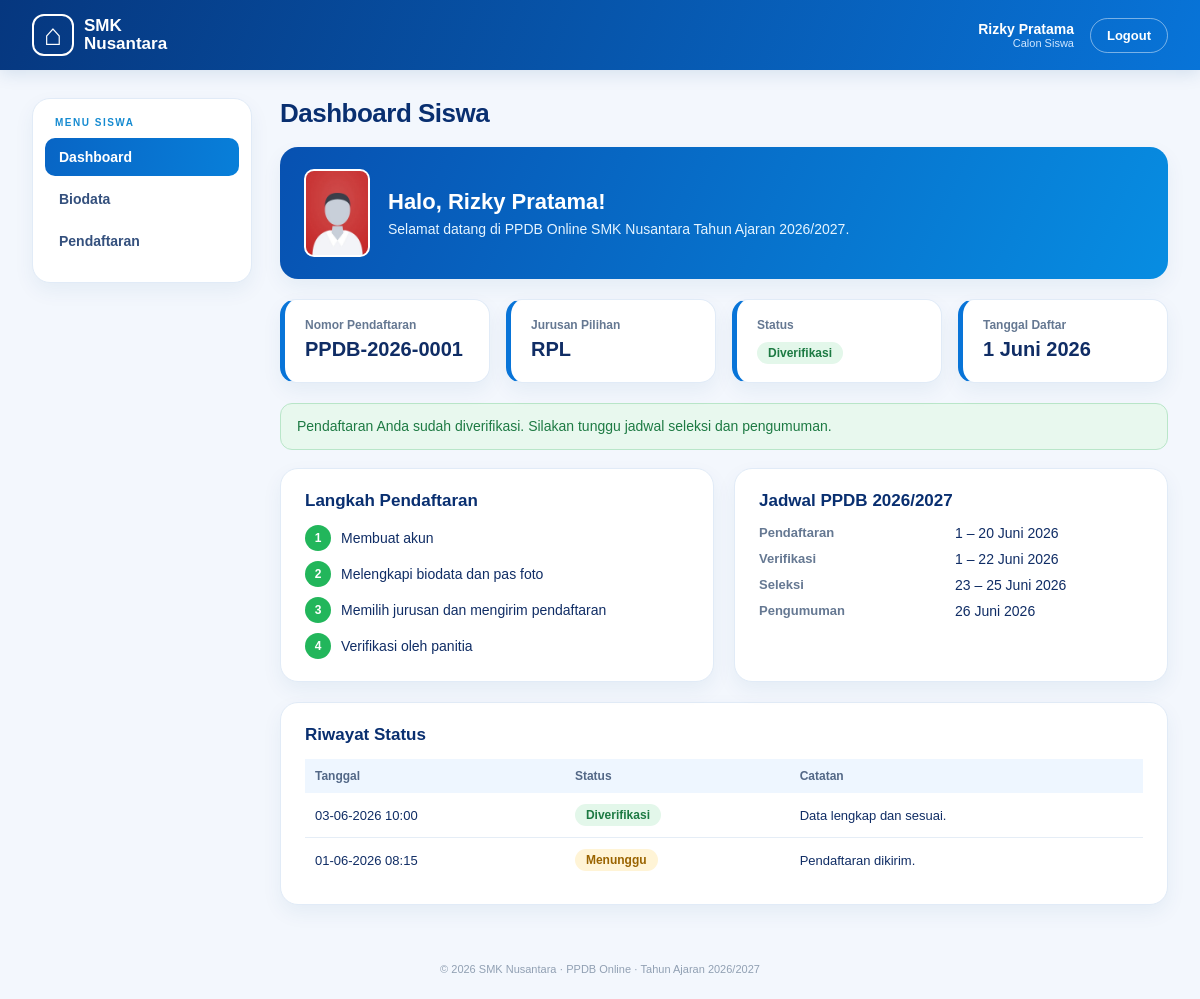
The app's page /siswa/dashboard.php (signed in) with its own data.
### tables this page shows
CREATE TABLE siswa (
  id_siswa INT AUTO_INCREMENT PRIMARY KEY,
  id_user INT NOT NULL UNIQUE,
  nisn CHAR(10) NOT NULL UNIQUE,
  nama_lengkap VARCHAR(100) NOT NULL,
  jenis_kelamin ENUM('Laki-laki', 'Perempuan') NULL,
  tempat_lahir VARCHAR(50) NULL,
  tanggal_lahir DATE NULL,
  alamat VARCHAR(255) NULL,
  asal_sekolah VARCHAR(100) NULL,
  no_hp VARCHAR(20) NOT NULL,
  foto VARCHAR(255) NULL,  
  FOREIGN KEY (id_user) REFERENCES users(id_user) ON DELETE CASCADE
);

CREATE TABLE pendaftaran (
  id_pendaftaran INT AUTO_INCREMENT PRIMARY KEY,
  id_siswa INT NOT NULL,
  id_jurusan INT NOT NULL,
  tahun_ajaran VARCHAR(9) NOT NULL,
  tanggal_daftar DATETIME NOT NULL,
  status ENUM('Menunggu', 'Diverifikasi', 'Ditolak') NOT NULL DEFAULT 'Menunggu',
  UNIQUE (id_siswa, tahun_ajaran),
  FOREIGN KEY (id_siswa) REFERENCES siswa(id_siswa) ON DELETE CASCADE,
  FOREIGN KEY (id_jurusan) REFERENCES jurusan(id_jurusan) ON DELETE RESTRICT
);

CREATE TABLE jurusan (
  id_jurusan INT AUTO_INCREMENT PRIMARY KEY,
  kode_jurusan VARCHAR(10) NOT NULL UNIQUE,
  nama_jurusan VARCHAR(100) NOT NULL,
  kuota INT NOT NULL,
  deskripsi VARCHAR(255) NULL,
  aktif TINYINT(1) NOT NULL DEFAULT 1
);

CREATE TABLE riwayat_status (
  id_riwayat INT AUTO_INCREMENT PRIMARY KEY,
  id_pendaftaran INT NOT NULL,
  status_sebelumnya VARCHAR(20) NULL,
  status_baru VARCHAR(20) NOT NULL,
  catatan VARCHAR(255) NULL,
  id_admin INT NULL,
  tanggal_perubahan DATETIME NOT NULL,
  FOREIGN KEY (id_pendaftaran) REFERENCES pendaftaran(id_pendaftaran) ON DELETE CASCADE,
  FOREIGN KEY (id_admin) REFERENCES users(id_user) ON DELETE SET NULL
);

### siswa/dashboard.php (the view, shortened to what this page needs)
<?php
require_once '../includes/fungsi.php';
$siswa = ambil_siswa($pdo, $_SESSION['id_user']);
$daftar = ambil_pendaftaran($pdo, $siswa['id_siswa']);
$lengkap = biodata_lengkap($siswa);
$riwayat = [];
if ($daftar) {
    $stmt = $pdo->prepare("SELECT * FROM riwayat_status WHERE id_pendaftaran = ? ORDER BY tanggal_perubahan DESC, id_riwayat DESC");
    $stmt->execute([$daftar['id_pendaftaran']]);
    $riwayat = $stmt->fetchAll();
}
$judul = 'Dashboard Siswa';
$menu_aktif = 'dashboard';
include '../includes/header.php';
?>
<div class="panel welcome">
  <?= tampil_foto($siswa['foto'], 'kecil') ?>
  <div>
    <h2>Halo, <?= e($siswa['nama_lengkap']) ?>!</h2>
    <p>Selamat datang di PPDB Online SMK Nusantara Tahun Ajaran <?= TAHUN_AJARAN ?>.</p>
  </div>
</div>
<div class="stat-grid">
  <div class="stat-card"><small>Nomor Pendaftaran</small><b style="font-size:20px"><?= $daftar ? nomor_pendaftaran($daftar['id_pendaftaran']) : '-' ?></b></div>
  <div class="stat-card"><small>Jurusan Pilihan</small><b style="font-size:20px"><?= $daftar ? e($daftar['kode_jurusan']) : '-' ?></b></div>
  <div class="stat-card"><small>Status</small><b style="font-size:16px;margin-top:10px"><?= badge_status($daftar['status'] ?? null) ?></b></div>
  <div class="stat-card"><small>Tanggal Daftar</small><b style="font-size:20px"><?= $daftar ? tanggal_indo($daftar['tanggal_daftar']) : '-' ?></b></div>
</div>
<?php if (!$lengkap): ?>
  <div class="alert alert-info">Biodata atau pas foto Anda belum lengkap. <a href="biodata.php"><b>Lengkapi biodata sekarang →</b></a></div>
<?php elseif (!$daftar): ?>
  <div class="alert alert-info">Biodata sudah lengkap. <a href="pendaftaran.php"><b>Pilih jurusan dan kirim pendaftaran →</b></a></div>
<?php elseif ($daftar['status'] === 'Ditolak'): ?>
  <div class="alert alert-error">Pendaftaran Anda ditolak: <b><?= e($riwayat[0]['catatan'] ?? '-') ?></b><br>Silakan perbaiki biodata atau pilihan jurusan, status akan kembali menjadi Menunggu.</div>
<?php elseif ($daftar['status'] === 'Diverifikasi'): ?>
  <div class="alert alert-sukses">Pendaftaran Anda sudah diverifikasi. Silakan tunggu jadwal seleksi dan pengumuman.</div>
<?php else: ?>
  <div class="alert alert-info">Pendaftaran Anda sedang menunggu verifikasi oleh panitia.</div>
<?php endif; ?>
<div class="dua-kolom">
  <div class="panel">
    <h2>Langkah Pendaftaran</h2>
    <ol class="langkah">
      <li class="selesai"><span>1</span> Membuat akun</li>
      <li class="<?= $lengkap ? 'selesai' : '' ?>"><span>2</span> Melengkapi biodata dan pas foto</li>
      <li class="<?= $daftar ? 'selesai' : '' ?>"><span>3</span> Memilih jurusan dan mengirim pendaftaran</li>
      <li class="<?= ($daftar['status'] ?? '') === 'Diverifikasi' ? 'selesai' : '' ?>"><span>4</span> Verifikasi oleh panitia</li>
    </ol>
  </div>
  <div class="panel">
    <h2>Jadwal PPDB <?= TAHUN_AJARAN ?></h2>
    <dl class="info-list">
      <dt>Pendaftaran</dt><dd>1 – 20 Juni 2026</dd>
      <dt>Verifikasi</dt><dd>1 – 22 Juni 2026</dd>
      <dt>Seleksi</dt><dd>23 – 25 Juni 2026</dd>
      <dt>Pengumuman</dt><dd>26 Juni 2026</dd>
    </dl>
  </div>
</div>
<?php if ($riwayat): ?>
<div class="panel">
  <h2>Riwayat Status</h2>
  <table class="tabel">
    <tr><th>Tanggal</th><th>Status</th><th>Catatan</th></tr>
    <?php foreach ($riwayat as $r): ?>
    <tr>
      <td><?= date('d-m-Y H:i', strtotime($r['tanggal_perubahan'])) ?></td>
      <td><?= badge_status($r['status_baru']) ?></td>
      <td><?= e($r['catatan']) ?></td>
    </tr>
    <?php endforeach; ?>
  </table>
</div>
<?php endif; ?>
<?php include '../includes/footer.php'; ?>

### includes/header.php (shortened to what this page needs)
<?php
if ($_SESSION['role'] === 'admin') {
    $menu = [
        'dashboard'  => ['dashboard.php', 'Dashboard'],
        'siswa'      => ['siswa.php', 'Data Siswa'],
        'jurusan'    => ['jurusan.php', 'Data Jurusan'],
        'verifikasi' => ['verifikasi.php', 'Verifikasi'],
    ];
} else {
    $menu = [
        'dashboard'   => ['dashboard.php', 'Dashboard'],
        'biodata'     => ['biodata.php', 'Biodata'],
        'pendaftaran' => ['pendaftaran.php', 'Pendaftaran'],
    ];
}
?>
<!DOCTYPE html>
<html lang="id">
<head>
  <link rel="stylesheet" href="../assets/css/dashboard.css">
</head>
<body>
  <header class="dash-header">
    <a class="brand" href="../index.php"><span class="brand-logo">⌂</span><span>SMK<br><b>Nusantara</b></span></a>
    <div class="dash-user">
      <span><?= e($_SESSION['nama']) ?> <small><?= $_SESSION['role'] === 'admin' ? 'Admin' : 'Calon Siswa' ?></small></span>
      <a class="back-link" href="../auth/logout.php">Logout</a>
    </div>
  </header>
  <div class="dash-layout">
    <aside class="sidebar">
      <p class="sidebar-title"><?= $_SESSION['role'] === 'admin' ? 'MENU ADMIN' : 'MENU SISWA' ?></p>
      <?php foreach ($menu as $kunci => $item): ?>
        <a href="<?= $item[0] ?>" class="<?= $kunci === $menu_aktif ? 'aktif' : '' ?>"><?= $item[1] ?></a>
      <?php endforeach; ?>
    </aside>
    <main class="content">
      <h1 class="page-title"><?= e($judul) ?></h1>

### includes/fungsi.php (shortened to what this page needs)
<?php
function e($teks)
{
    return htmlspecialchars((string) $teks, ENT_QUOTES, 'UTF-8');
}
function nomor_pendaftaran($id_pendaftaran)
{
    return 'PPDB-' . substr(TAHUN_AJARAN, 0, 4) . '-' . str_pad($id_pendaftaran, 4, '0', STR_PAD_LEFT);
}
function badge_status($status)
{
    $warna = ['Menunggu' => 'kuning', 'Diverifikasi' => 'hijau', 'Ditolak' => 'merah'];
    return '<span class="badge badge-' . $warna[$status] . '">' . e($status) . '</span>';
}
function tanggal_indo($tanggal)
{
    $bulan = ['', 'Januari', 'Februari', 'Maret', 'April', 'Mei', 'Juni', 'Juli', 'Agustus', 'September', 'Oktober', 'November', 'Desember'];
    $t = strtotime($tanggal);
    return date('j', $t) . ' ' . $bulan[(int) date('n', $t)] . ' ' . date('Y', $t);
}
function ambil_siswa($pdo, $id_user)
{
    $stmt = $pdo->prepare("SELECT s.*, u.email FROM siswa s JOIN users u ON u.id_user = s.id_user WHERE s.id_user = ?");
    $stmt->execute([$id_user]);
    return $stmt->fetch();
}
function ambil_pendaftaran($pdo, $id_siswa)
{
    $stmt = $pdo->prepare("SELECT p.*, j.kode_jurusan, j.nama_jurusan FROM pendaftaran p
        JOIN jurusan j ON j.id_jurusan = p.id_jurusan
        WHERE p.id_siswa = ? AND p.tahun_ajaran = ?");
    $stmt->execute([$id_siswa, TAHUN_AJARAN]);
    return $stmt->fetch();
}
function biodata_lengkap($siswa)
{
    $wajib = ['nisn', 'nama_lengkap', 'jenis_kelamin', 'tempat_lahir', 'tanggal_lahir', 'alamat', 'asal_sekolah', 'no_hp', 'foto'];
    return true;
}
function tampil_foto($foto, $kelas = '')
{
    return '<img src="../uploads/foto/' . e($foto) . '" alt="Pas foto" class="pas-foto ' . $kelas . '">';
}

### includes/footer.php
    </main>
  </div>
  <p class="dash-footer">© 2026 SMK Nusantara · PPDB Online · Tahun Ajaran <?= TAHUN_AJARAN ?></p>
</body>
</html>

### assets/css/dashboard.css (style rules this page uses)
* { box-sizing: border-box; }
body { margin: 0; background: #f3f7fd; color: #102d65; font-family: Arial, Helvetica, sans-serif; font-size: 14px; }
a { color: inherit; text-decoration: none; }
.dash-header { height: 70px; padding: 0 32px; display: flex; align-items: center; justify-content: space-between; background: linear-gradient(110deg, #06377f, #0874d8); color: #fff; box-shadow: 0 4px 16px #0b4b8b20; }
.brand { display: flex; align-items: center; gap: 10px; font-size: 17px; line-height: 1.05; font-weight: 700; }
.brand-logo { width: 42px; height: 42px; border: 2px solid #fff; border-radius: 12px; display: grid; place-items: center; font-size: 30px; }
.dash-user { display: flex; align-items: center; gap: 16px; font-weight: 700; }
.dash-user small { display: block; font-size: 11px; font-weight: 400; color: #cfe6ff; text-align: right; }
.back-link { font-size: 13px; font-weight: 700; padding: 9px 16px; border: 1px solid #ffffff75; border-radius: 22px; }
.dash-layout { max-width: 1240px; margin: 0 auto; padding: 28px 32px; display: grid; grid-template-columns: 220px 1fr; gap: 28px; align-items: start; }
.sidebar { background: #fff; border: 1px solid #e1ebf7; border-radius: 18px; padding: 18px 12px; box-shadow: 0 8px 20px #164d8010; }
.sidebar-title { font-size: 10px; font-weight: 900; letter-spacing: 1.5px; color: #168bd1; margin: 0 10px 10px; }
.sidebar a { display: block; padding: 11px 14px; border-radius: 10px; font-weight: 700; color: #34507d; margin-bottom: 4px; }
.sidebar a.aktif { background: linear-gradient(100deg, #0865c5, #087fd9); color: #fff; }
.content { min-width: 0; }
.page-title { font-size: 26px; margin: 0 0 18px; color: #092f70; letter-spacing: -.5px; }
.dash-footer { text-align: center; font-size: 11px; color: #91a0b3; margin: 10px 0 24px; }
.panel { background: #fff; border: 1px solid #e1ebf7; border-radius: 18px; padding: 22px 24px; box-shadow: 0 8px 20px #164d8010; margin-bottom: 20px; }
.panel h2 { font-size: 17px; margin: 0 0 14px; color: #092f70; }
.stat-grid { display: grid; grid-template-columns: repeat(4, 1fr); gap: 16px; margin-bottom: 20px; }
.stat-card { background: #fff; border: 1px solid #e1ebf7; border-radius: 16px; padding: 18px 20px; box-shadow: 0 8px 20px #164d8010; border-left: 5px solid #0874d8; }
.stat-card small { display: block; font-size: 12px; color: #657892; font-weight: 700; }
.stat-card b { display: block; font-size: 28px; margin-top: 6px; }
.welcome { background: linear-gradient(115deg, #0751b1, #078de2); color: #fff; border: 0; }
.welcome h2 { color: #fff; font-size: 22px; margin-bottom: 6px; }
.welcome p { margin: 0; color: #e5f4ff; }
.tabel { width: 100%; border-collapse: collapse; font-size: 13px; }
.tabel th { text-align: left; font-size: 12px; color: #536887; background: #eef6ff; padding: 10px; }
.tabel td { padding: 11px 10px; border-bottom: 1px solid #e5edf6; vertical-align: middle; }
.tabel tr:last-child td { border-bottom: 0; }
.info-list { display: grid; grid-template-columns: 180px 1fr; gap: 10px 16px; margin: 0; }
.info-list dt { color: #657892; font-weight: 700; font-size: 13px; }
.info-list dd { margin: 0; }
.badge { display: inline-block; padding: 4px 11px; border-radius: 20px; font-size: 12px; font-weight: 800; }
.badge-kuning { background: #fff4d6; color: #9a6400; }
.badge-hijau { background: #e3f7ea; color: #1d7a43; }
.alert { padding: 12px 16px; border-radius: 12px; margin-bottom: 18px; line-height: 1.5; }
.alert-sukses { background: #e8f8ee; color: #1d7a43; border: 1px solid #b9e6c9; }
.langkah { list-style: none; padding: 0; margin: 0; display: grid; gap: 10px; }
.langkah li { display: flex; align-items: center; gap: 10px; }
.langkah li span { width: 26px; height: 26px; border-radius: 50%; display: grid; place-items: center; font-weight: 800; font-size: 12px; background: #edf1f6; color: #5d6f86; }
.langkah li.selesai span { background: #22b65b; color: #fff; }
.dua-kolom { display: grid; grid-template-columns: 1fr 1fr; gap: 20px; }
.tabel td:first-child { white-space: nowrap; }
.pas-foto { width: 120px; height: 160px; flex-shrink: 0; object-fit: cover; border: 1px solid #d5e2f1; border-radius: 10px; background: #eef2f7; }
.pas-foto.kecil { width: 66px; height: 88px; border: 2px solid #fff; }
.welcome { display: flex; align-items: center; gap: 18px; }

### records on screen
siswa: foto (picture), nama_lengkap "Rizky Pratama"
pendaftaran: id_pendaftaran "PPDB-2026-0001", id_jurusan.kode_jurusan "RPL", status "Diverifikasi", tanggal_daftar "1 Juni 2026"
riwayat_status: tanggal_perubahan "03-06-2026 10:00", status_baru "Diverifikasi", catatan "Data lengkap dan sesuai."
riwayat_status: tanggal_perubahan "01-06-2026 08:15", status_baru "Menunggu", catatan "Pendaftaran dikirim."

### other values on screen
$_SESSION['nama'] "Rizky Pratama"
$item[1] "Dashboard"
$item[1] "Biodata"
$item[1] "Pendaftaran"
$judul "Dashboard Siswa"
TAHUN_AJARAN "2026/2027"
